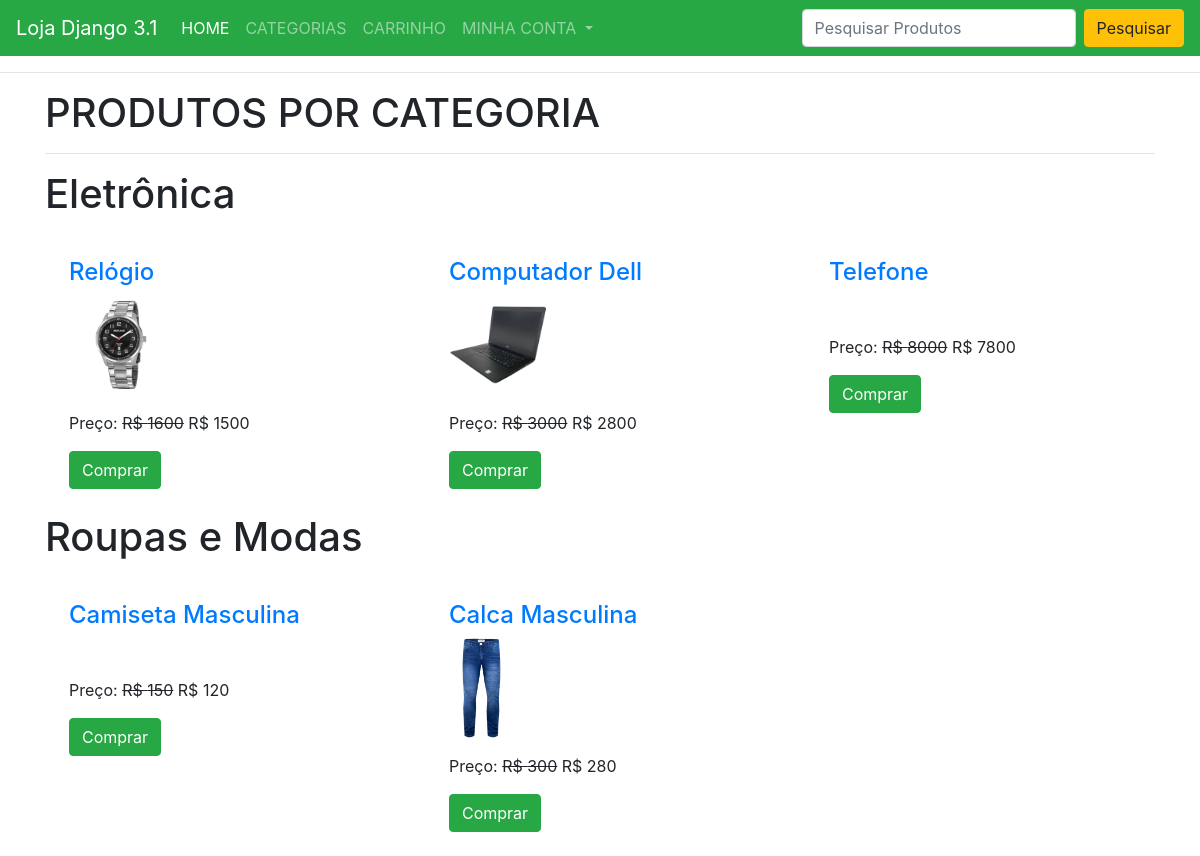
Screenshot of /todos-produtos/ with the database file from the repository.
### lojaapp/models.py (models this page shows, shortened)
class Categoria(models.Model):
    titulo = models.CharField(max_length=200)
    slug = models.SlugField(unique=True)

class Produto(models.Model):
    titulo = models.CharField(max_length=200)
    slug = models.SlugField(unique=True)
    categoria = models.ForeignKey(Categoria, on_delete=models.CASCADE)
    image = models.ImageField(upload_to="produtos")
    preco_mercado = models.PositiveIntegerField()
    venda = models.PositiveIntegerField()
    descricao = models.TextField()
    garantia = models.CharField(max_length=300, null=True, blank=True)
    return_devolucao = models.CharField(max_length=300, null=True, blank=True)
    visualizacao = models.PositiveIntegerField(default=0)

### lojaapp/views.py (the view)
# urls.py: path("todos-produtos/", TodosProdutosView.as_view(), name="Todosprodutos"),
class TodosProdutosView(LojaMixin, TemplateView):
    template_name = "todosprodutos.html"
    def get_context_data(self, **kwargs):
        context = super().get_context_data(**kwargs)
        context['todoscategorias'] = Categoria.objects.all()
        return context

### lojaapp/views.py (called while the page is built)
    def dispatch(self, request, *args, **kwargs):
        carro_id = request.session.get('carro_id')
        if carro_id:
            carro_obj = Carrinho.objects.filter(id=carro_id).first()
            if carro_obj and request.user.is_authenticated and hasattr(request.user, 'cliente'):
                carro_obj.cliente = request.user.cliente
                carro_obj.save()
        return super().dispatch(request, *args, **kwargs)

### lojaapp/templates/todosprodutos.html (shortened to what this page needs)
{% extends 'base.html' %}
{% block content %}
<div class="container">
    <h1>PRODUTOS POR CATEGORIA</h1>
    <hr>
    {% for cat in todoscategorias %}
    <h1>{{ cat.titulo }}</h1>
    <div class="row mt-3">
        {% for p in cat.produto_set.all %}
        <div class="col-md-4">
            <div class="m-4">
                <h4><a href="{% url 'lojaapp:produtodetalhe' p.slug %}">{{ p.titulo }}</a></h4>
                <img src="{{ p.image.url }}" alt="" class="img-fluid" style="height: 100px; object-fit: cover;">
                <p class="mt-3">Preço: <strike> R$ {{ p.preco_mercado }}</strike> R$ {{ p.venda }}</p>
                <a href="{% url 'lojaapp:addcarro' p.id %}" class="btn btn-success">Comprar</a>
            </div>
        </div>
        {% endfor %}
    </div>
    {% endfor %}
</div>
{% endblock %}

### rows the page displays
Categoria: titulo "Eletrônica"
Produto: titulo "Relógio", image (picture), preco_mercado "1600", venda "1500"
Produto: titulo "Computador Dell", image (picture), preco_mercado "3000", venda "2800"
Produto: titulo "Telefone", preco_mercado "8000", venda "7800"
Categoria: titulo "Roupas e Modas"
Produto: titulo "Camiseta Masculina", preco_mercado "150", venda "120"
Produto: titulo "Calca Masculina", image (picture), preco_mercado "300", venda "280"
